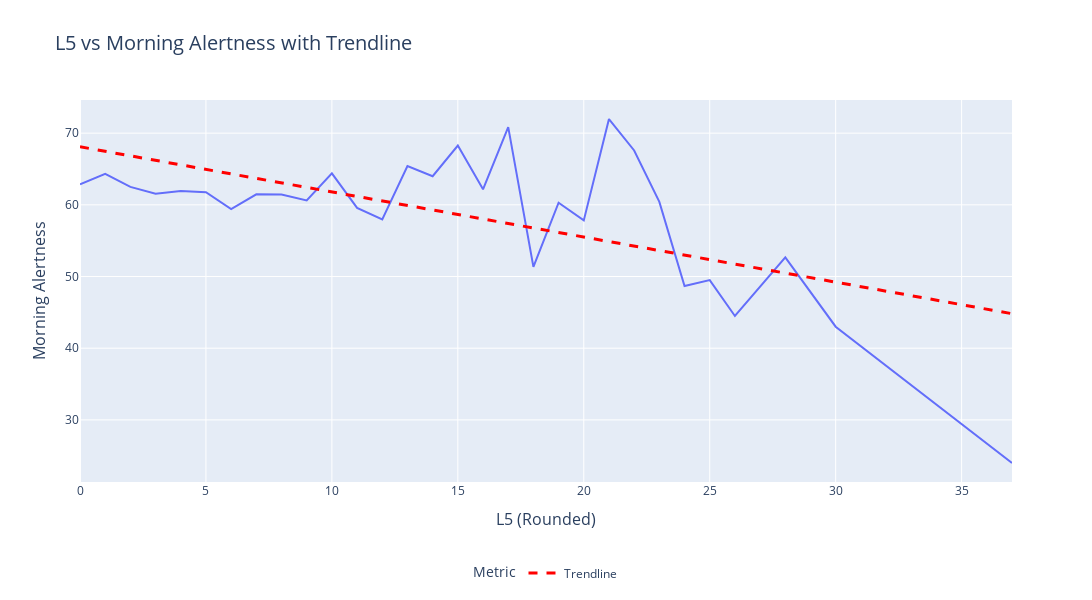

Notebook code cell kept with this figure:
### Code cell
# Round off L5VALUE values to the nearest integers
df_exercise['L5'] = df_exercise['L5VALUE'].round()

df_grouped = df_exercise.groupby('L5', as_index=False).agg({'Morning Alertness': 'mean'})

fig = px.line(
    df_grouped,
    x='L5',
    y='Morning Alertness',
    title="L5 vs Morning Alertness with Trendline",
    labels={"L5": "L5 (Rounded)", "Morning Alertness": "Morning Alertness"}
)

model = sm.OLS(df_grouped['Morning Alertness'], sm.add_constant(df_grouped['L5'])).fit()


fig.add_traces(
    go.Scatter(
        x=df_grouped['L5'],
        y=model.predict(),
        mode='lines',
        line=dict(color='red', width=3, dash='dash'),
        name='Trendline'
    )
)

fig.update_layout(
    title=dict(
        text="L5 vs Morning Alertness with Trendline",
        font=dict(size=20)  
    ),
    xaxis=dict(
        title=dict(text="L5 (Rounded)", font=dict(size=16)),  
        tickfont=dict(size=12)  
    ),
    yaxis=dict(
        title=dict(text="Morning Alertness", font=dict(size=16)),  
        tickfont=dict(size=12) 
    ),
    legend=dict(
        title=dict(text="Metric", font=dict(size=14)),  
        font=dict(size=12),  
        orientation="h", 
        x=0.5,
        xanchor="center",
        y=-0.2
    ),
    height=600, 
    width=1200  
)

# Show the plot
fig.show()

# This trend shows higher the L5 value the day before the lower the alertness the person has
# L5 is associated with more movement at the 5 least active hours of the day which includes the sleeping time

### Figure 1 — Plotly figure (JSON) as saved in the notebook; plotly's stock layout.template omitted (floating-point values rounded to 4 significant figures)
{"data": [{"hovertemplate": "L5 (Rounded)=%{x}<br>Morning Alertness=%{y}<extra></extra>", "legendgroup": "", "line": {"color": "#636efa", "dash": "solid"}, "marker": {"symbol": "circle"}, "mode": "lines", "name": "", "orientation": "v", "showlegend": false, "type": "scatter", "x": [0, 1, 2, 3, 4, 5, 6, 7, 8, 9, 10, 11, 12, 13, 14, 15, 16, 17, 18, 19, 20, 21, 22, 23, 24, 25, 26, 28, 30, 37], "xaxis": "x", "y": [62.86, 64.31, 62.5, 61.56, 61.92, 61.75, 59.41, 61.47, 61.45, 60.62, 64.39, 59.58, 57.96, 65.41, 64.0, 68.27, 62.16, 70.83, 51.35, 60.3, 57.83, 71.96, 67.58, 60.42, 48.67, 49.5, 44.5, 52.67, 43, 24], "yaxis": "y"}, {"line": {"color": "red", "dash": "dash", "width": 3}, "mode": "lines", "name": "Trendline", "type": "scatter", "x": [0, 1, 2, 3, 4, 5, 6, 7, 8, 9, 10, 11, 12, 13, 14, 15, 16, 17, 18, 19, 20, 21, 22, 23, 24, 25, 26, 28, 30, 37], "y": [68.1, 67.47, 66.84, 66.21, 65.58, 64.95, 64.32, 63.69, 63.06, 62.43, 61.8, 61.17, 60.54, 59.92, 59.29, 58.66, 58.03, 57.4, 56.77, 56.14, 55.51, 54.88, 54.25, 53.62, 52.99, 52.36, 51.74, 50.48, 49.22, 44.81]}], "layout": {"height": 600, "legend": {"font": {"size": 12}, "orientation": "h", "title": {"font": {"size": 14}, "text": "Metric"}, "tracegroupgap": 0, "x": 0.5, "xanchor": "center", "y": -0.2}, "title": {"font": {"size": 20}, "text": "L5 vs Morning Alertness with Trendline"}, "width": 1200, "xaxis": {"anchor": "y", "domain": [0, 1], "tickfont": {"size": 12}, "title": {"font": {"size": 16}, "text": "L5 (Rounded)"}}, "yaxis": {"anchor": "x", "domain": [0, 1], "tickfont": {"size": 12}, "title": {"font": {"size": 16}, "text": "Morning Alertness"}}}}
